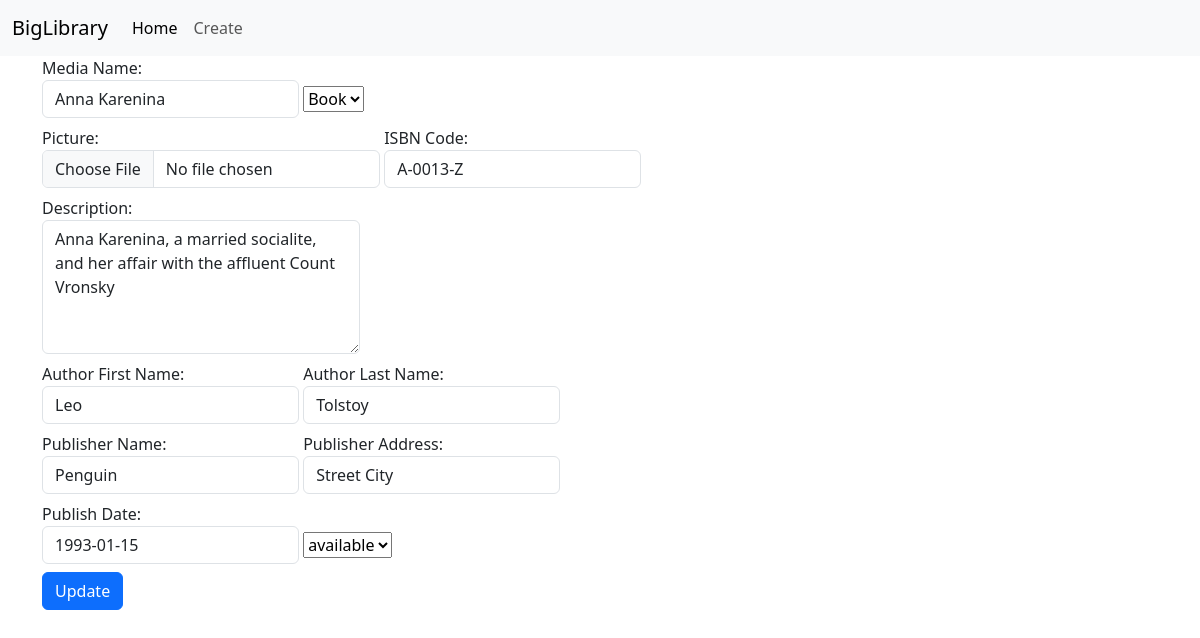
Screenshot of /update.php?bookid=2 with the database file from the repository.
### tables this page shows
CREATE TABLE `biglibrary` (
  `bookid` int(11) NOT NULL,
  `title` varchar(255) NOT NULL,
  `image` varchar(255) NOT NULL,
  `isbn_code` varchar(255) NOT NULL,
  `short_description` varchar(255) NOT NULL,
  `type` varchar(255) NOT NULL,
  `author_first_name` varchar(255) NOT NULL,
  `author_last_name` varchar(255) NOT NULL,
  `publisher_name` varchar(255) NOT NULL,
  `publisher_address` varchar(255) NOT NULL,
  `publish_date` date DEFAULT NULL,
  `status` varchar(255) NOT NULL
);

### update.php (the view, shortened to what this page needs)
<?php
    require_once 'includes/db_connect.php';
    $bookid = $_GET["bookid"];
    $sql = "SELECT * from biglibrary where bookid = $bookid";
    $result = mysqli_query($connect, $sql);
    $row = mysqli_fetch_assoc($result);
?>
<!DOCTYPE html>
<html lang="en">
<head>
    <link href="https://cdn.jsdelivr.net/npm/bootstrap@5.3.2/dist/css/bootstrap.min.css" rel="stylesheet">
</head>
<body>
    <?php require_once 'includes/navbar.php' ?>
    <div class="container">
        <form action="" method="POST" enctype="multipart/form-data">
            <label class="form-label">
                Media Name:
                <input type="text" name="title" class="form-control" value="<?= $row["title"] ?>">
            </label>
            <select name="type">
                <option value="Book"<?php echo $row["type"] == "Book" ? "selected" : "" ?>>Book</option>
            </select>
            <label class="form-label">
                Picture:
                <input type="file" name="image" class="form-control">
            </label>
            <label class="form-label">
                ISBN Code:
                <input type="text" name="isbn_code" class="form-control" value="<?= $row["isbn_code"] ?>">
            </label>
            <br>
            <label class="form-label">
                Description:
                <textarea class="form-control" name="short_description" id="" cols="30" rows="5"><?= $row["short_description"]?></textarea>
            </label>
            <br>
            <label class="form-label">
                Author First Name:
                <input type="text" name="author_first_name" class="form-control"value="<?= $row["author_first_name"] ?>">
            </label>
            <label class="form-label">
                Author Last Name:
                <input type="text" name="author_last_name" class="form-control" value="<?= $row["author_last_name"] ?>">
            </label>
            <br>
            <label class="form-label">
                Publisher Name:
                <input type="text" name="publisher_name" class="form-control" value="<?= $row["publisher_name"] ?>">
            </label>
            <label class="form-label">
                Publisher Address:
                <input type="text" name="publisher_address" class="form-control" value="<?= $row["publisher_address"] ?>">
            </label>
            <br>
            <label class="form-label">
                Publish Date:
                <input type="text" name="publish_date" class="form-control" value="<?= $row["publish_date"] ?>">
            </label>
            <select name="status">
                <option value="available"<?php echo $row["status"] == "available" ? "selected" : "" ?>>available</option>
            </select>
            <br>
             <input type="submit" value="Update" name="update" class="btn btn-primary">
        </form>
    </div>
</body>
</html>

### rows the page displays
biglibrary: title "Anna Karenina", type "Book", isbn_code "A-0013-Z", short_description "Anna Karenina, a married socialite, and her affair with the affluent Count Vronsky", author_last_name "Tolstoy", publisher_name "Penguin", publisher_address "Street City", publish_date "1993-01-15", status "available"
